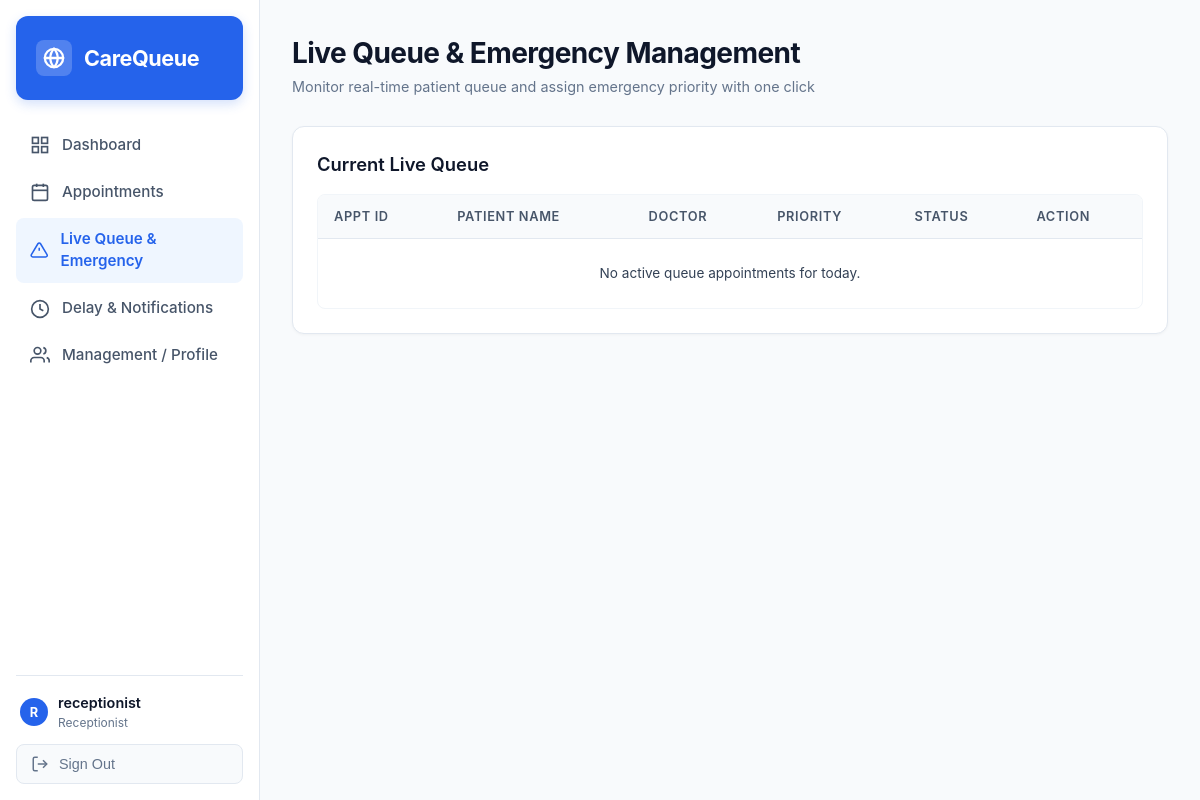
The app's page /receptionist/queue/ (signed in), older data.
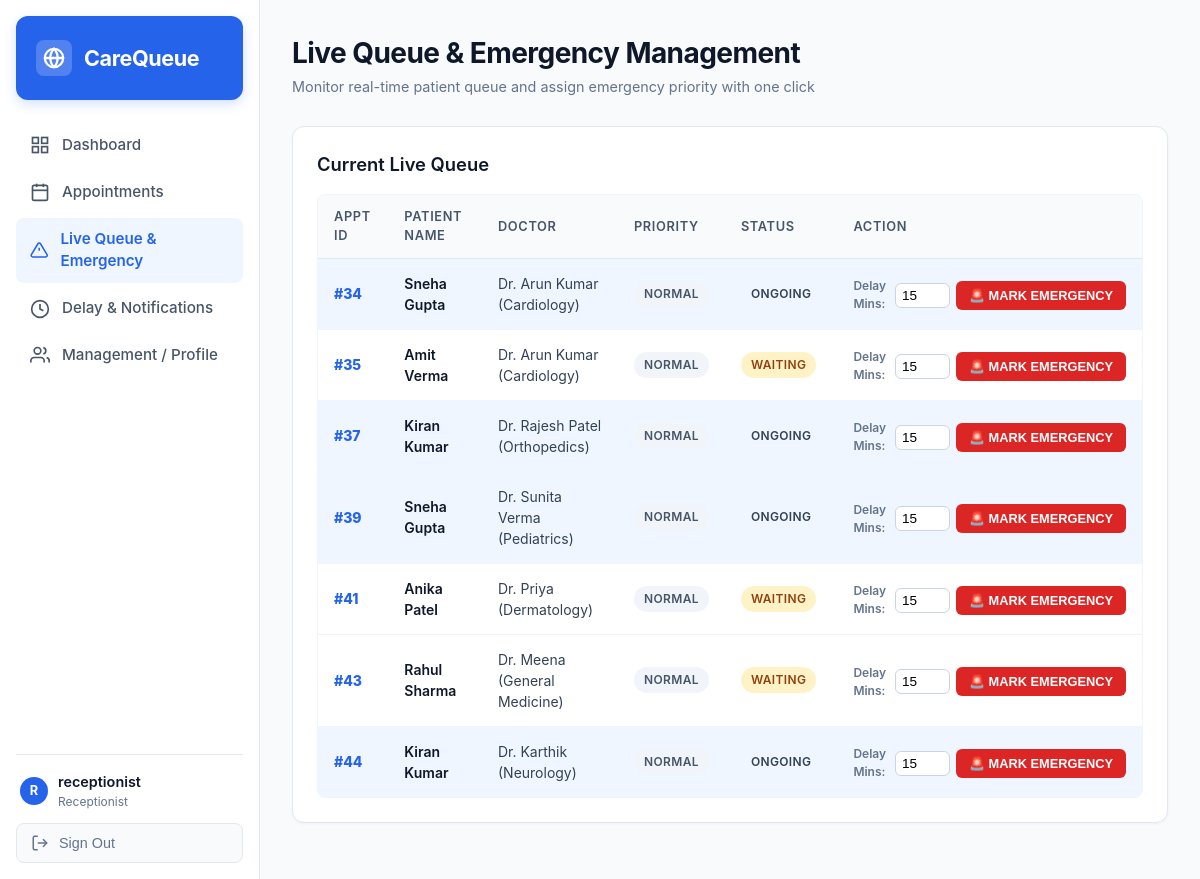
The same page, newer data.
### appointments/models.py (models this page shows, shortened)
class Appointment(models.Model):
    STATUS_CHOICES = [
        ('WAITING', 'Waiting'),
        ('ONGOING', 'Ongoing'),
        ('COMPLETED', 'Completed'),
        ('CANCELLED', 'Cancelled'),
    ]
    PRIORITY_CHOICES = [
        ('NORMAL', 'Normal'),
        ('EMERGENCY', 'Emergency'),
    ]
    patient = models.ForeignKey(User, on_delete=models.CASCADE, related_name='appointments')
    doctor = models.ForeignKey(Doctor, on_delete=models.CASCADE, related_name='doctor_appointments')
    appointment_date = models.DateField()
    appointment_time = models.TimeField()
    reason = models.TextField(blank=True, null=True)
    token_number = models.CharField(max_length=20, blank=True, null=True)
    status = models.CharField(max_length=20, choices=STATUS_CHOICES, default='WAITING')
    priority = models.CharField(max_length=20, choices=PRIORITY_CHOICES, default='NORMAL')
    expected_time = models.TimeField(null=True, blank=True)
    delay_minutes = models.IntegerField(default=0)
    created_at = models.DateTimeField(auto_now_add=True)
    completed_at = models.DateTimeField(null=True, blank=True)
    @property
    def display_id(self):
        return f"#{self.id}"

class Doctor(models.Model):
    user = models.OneToOneField(User, on_delete=models.SET_NULL, null=True, blank=True, related_name='doctor')
    name = models.CharField(max_length=100)
    specialization = models.CharField(max_length=100)
    average_consultation_minutes = models.IntegerField(default=10)
    available = models.BooleanField(default=True)
    available_days = models.CharField(max_length=100, default='Mon - Sat')
    available_times = models.CharField(max_length=100, default='09:00 AM - 05:00 PM')

### appointments/views.py (the view)
    @login_required
    def _wrapped(request, *args, **kwargs):
        if not is_receptionist_user(request.user):
            messages.error(request, "Access denied. Receptionist portal only.")
            return redirect('home')
        return view_func(request, *args, **kwargs)

### appointments/views.py (called while the page is built)
def is_receptionist_user(user):
    if not user.is_authenticated:
        return False
    if user.is_staff or user.username == 'receptionist':
        return True
    profile = getattr(user, 'profile', None)
    return profile and profile.user_type == 'RECEPTIONIST'

def receptionist_required(view_func):
    @login_required
    def _wrapped(request, *args, **kwargs):
        if not is_receptionist_user(request.user):
            messages.error(request, "Access denied. Receptionist portal only.")
            return redirect('home')
        return view_func(request, *args, **kwargs)
    return _wrapped

@receptionist_required
def receptionist_queue(request):
    today = timezone.now().date()
    queue = Appointment.objects.filter(
        appointment_date=today,
        status__in=['ONGOING', 'WAITING']
    ).order_by('-priority', 'id')
    return render(request, 'receptionist_queue.html', {'queue': queue})

### templates/receptionist_queue.html (shortened to what this page needs)
{% extends 'base.html' %}
{% block content %}
<div class="header-bar">
    <div class="header-title">
        <h1>Live Queue & Emergency Management</h1>
        <p>Monitor real-time patient queue and assign emergency priority with one click</p>
    </div>
</div>
<div class="card">
    <h3>Current Live Queue</h3>
    <div class="table-container">
        <table class="table">
            <thead>
                <tr>
                    <th>Appt ID</th>
                    <th>Patient Name</th>
                    <th>Doctor</th>
                    <th>Priority</th>
                    <th>Status</th>
                    <th>Action</th>
                </tr>
            </thead>
            <tbody>
                {% for item in queue %}
                <tr {% if item.priority == 'EMERGENCY' %}style="background-color: #fef2f2;"{% elif item.status == 'ONGOING' %}style="background-color: #eff6ff;"{% endif %}>
                    <td style="font-weight: 800; color: #2563eb;">{{ item.display_id }}</td>
                    <td style="font-weight: 600; color: #0f172a;">{{ item.patient.first_name|default:item.patient.username }} {{ item.patient.last_name }}</td>
                    <td>Dr. {{ item.doctor.name }} ({{ item.doctor.specialization }})</td>
                    <td>
                        {% if item.priority == 'EMERGENCY' %}
                            <span class="badge status-emergency">🚨 EMERGENCY</span>
                        {% else %}
                            <span class="badge status-normal">NORMAL</span>
                        {% endif %}
                    </td>
                    <td><span class="badge status-{{ item.status|lower }}">{{ item.status }}</span></td>
                    <td>
                        {% if item.priority != 'EMERGENCY' and item.status != 'COMPLETED' and item.status != 'CANCELLED' %}
                            <form action="{% url 'mark_emergency_action' item.id %}" method="post" style="display: inline-flex; gap: 6px; align-items: center;">
                                <label style="font-size: 0.75rem; color: #64748b; font-weight: 600;">Delay Mins:</label>
                                <input type="number" name="delay_minutes" value="15" min="5" max="60" style="width: 55px; padding: 4px 6px; border: 1px solid #cbd5e1; border-radius: 6px; font-size: 0.85rem;" title="Delay in minutes for remaining patients">
                                <button type="submit" class="btn btn-sm btn-danger" style="white-space: nowrap;">
                                    🚨 MARK EMERGENCY
                                </button>
                            </form>
                        {% elif item.priority == 'EMERGENCY' %}
                            <span class="badge status-emergency">🚨 Emergency Active</span>
                        {% else %}
                            <span class="badge status-{{ item.status|lower }}">{{ item.status }}</span>
                        {% endif %}
                    </td>
                </tr>
                {% empty %}
                <tr><td colspan="6" class="text-muted" style="text-align: center; padding: 24px;">No active queue appointments for today.</td></tr>
                {% endfor %}
            </tbody>
        </table>
    </div>
</div>
{% endblock %}

Row changes from the older to the newer data that the page shows:
added Appointment: display_id "#34", patient.first_name "Sneha", patient.last_name "Gupta", doctor.name "Arun Kumar", doctor.specialization "Cardiology", priority "NORMAL", status "ONGOING"
added Appointment: display_id "#35", patient.first_name "Amit", patient.last_name "Verma", doctor.name "Arun Kumar", doctor.specialization "Cardiology", priority "NORMAL", status "WAITING"
added Appointment: display_id "#37", patient.first_name "Kiran", patient.last_name "Kumar", doctor.name "Rajesh Patel", doctor.specialization "Orthopedics", priority "NORMAL", status "ONGOING"
added Appointment: display_id "#39", patient.first_name "Sneha", patient.last_name "Gupta", doctor.name "Sunita Verma", doctor.specialization "Pediatrics", priority "NORMAL", status "ONGOING"
added Appointment: display_id "#41", patient.first_name "Anika", patient.last_name "Patel", doctor.name "Priya", doctor.specialization "Dermatology", priority "NORMAL", status "WAITING"
added Appointment: display_id "#43", patient.first_name "Rahul", patient.last_name "Sharma", doctor.name "Meena", doctor.specialization "General Medicine", priority "NORMAL", status "WAITING"
added Appointment: display_id "#44", patient.first_name "Kiran", patient.last_name "Kumar", doctor.name "Karthik", doctor.specialization "Neurology", priority "NORMAL", status "ONGOING"
Text that changed along with them:
text no longer shown: "No active queue appointments for today."
